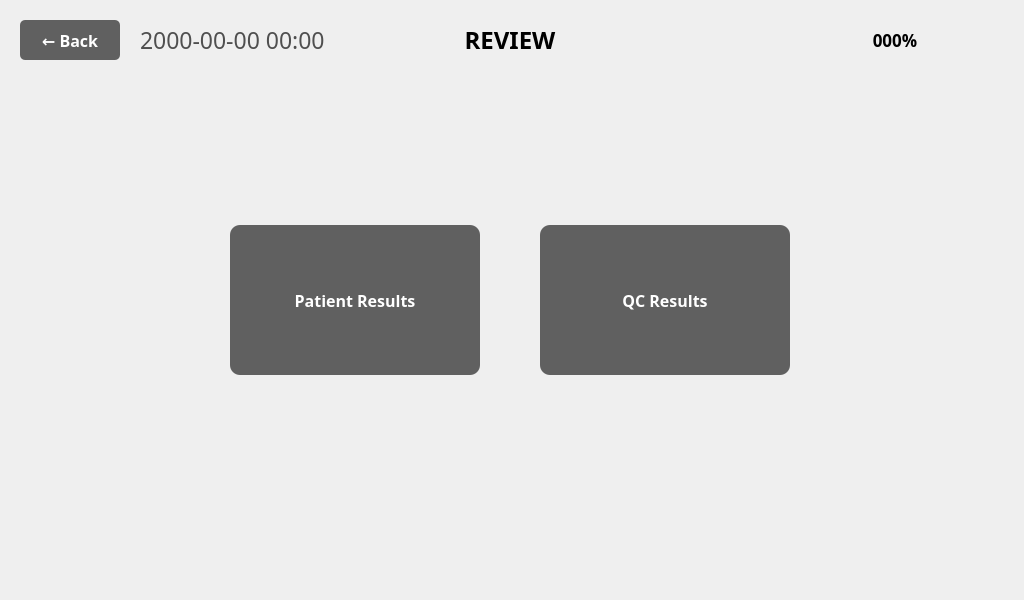
<?xml version="1.0" encoding="UTF-8"?>
<ui version="4.0">
 <class>ResultCategoryViewWindow</class>
 <widget class="QMainWindow" name="ResultCategoryViewWindow">
  <property name="geometry">
   <rect>
    <x>0</x>
    <y>0</y>
    <width>1024</width>
    <height>600</height>
   </rect>
  </property>
  <property name="windowTitle">
   <string>Result Category</string>
  </property>
  <property name="unifiedTitleAndToolBarOnMac">
   <bool>false</bool>
  </property>
  <widget class="QWidget" name="centralwidget">
   <widget class="QPushButton" name="pushButton_Back">
    <property name="geometry">
     <rect>
      <x>20</x>
      <y>20</y>
      <width>100</width>
      <height>40</height>
     </rect>
    </property>
    <property name="font">
     <font>
      <family>Pretendard</family>
      <pointsize>-1</pointsize>
      <weight>75</weight>
      <bold>true</bold>
     </font>
    </property>
    <property name="styleSheet">
     <string notr="true">QPushButton {
    background-color: #606060;
    color: white;
    border: none;
    border-radius: 5px;
    font-size: 16px;
    font-weight: bold;
}
QPushButton:hover {
    background-color: #707070;
}
QPushButton:pressed {
    background-color: #505050;
}</string>
    </property>
    <property name="text">
     <string>← Back</string>
    </property>
   </widget>
   <widget class="QLabel" name="label_DateNClock">
    <property name="geometry">
     <rect>
      <x>140</x>
      <y>20</y>
      <width>300</width>
      <height>40</height>
     </rect>
    </property>
    <property name="palette">
     <palette>
      <active>
       <colorrole role="WindowText">
        <brush brushstyle="SolidPattern">
         <color alpha="255">
          <red>79</red>
          <green>79</green>
          <blue>79</blue>
         </color>
        </brush>
       </colorrole>
      </active>
      <inactive>
       <colorrole role="WindowText">
        <brush brushstyle="SolidPattern">
         <color alpha="255">
          <red>79</red>
          <green>79</green>
          <blue>79</blue>
         </color>
        </brush>
       </colorrole>
      </inactive>
      <disabled>
       <colorrole role="WindowText">
        <brush brushstyle="SolidPattern">
         <color alpha="255">
          <red>120</red>
          <green>120</green>
          <blue>120</blue>
         </color>
        </brush>
       </colorrole>
      </disabled>
     </palette>
    </property>
    <property name="font">
     <font>
      <family>Pretendard</family>
      <pointsize>17</pointsize>
      <weight>50</weight>
      <bold>false</bold>
     </font>
    </property>
    <property name="text">
     <string>2000-00-00 00:00</string>
    </property>
    <property name="alignment">
     <set>Qt::AlignLeading|Qt::AlignLeft|Qt::AlignVCenter</set>
    </property>
   </widget>
   <widget class="QLabel" name="label_BatteryGuage">
    <property name="geometry">
     <rect>
      <x>850</x>
      <y>20</y>
      <width>80</width>
      <height>40</height>
     </rect>
    </property>
    <property name="text">
     <string/>
    </property>
    <property name="pixmap">
     <pixmap>../image/Icon/Battery_Icon-050.png</pixmap>
    </property>
    <property name="scaledContents">
     <bool>true</bool>
    </property>
   </widget>
   <widget class="QLabel" name="label_BatteryGuageTxt">
    <property name="geometry">
     <rect>
      <x>820</x>
      <y>20</y>
      <width>150</width>
      <height>40</height>
     </rect>
    </property>
    <property name="palette">
     <palette>
      <active>
       <colorrole role="WindowText">
        <brush brushstyle="SolidPattern">
         <color alpha="255">
          <red>0</red>
          <green>0</green>
          <blue>0</blue>
         </color>
        </brush>
       </colorrole>
      </active>
      <inactive>
       <colorrole role="WindowText">
        <brush brushstyle="SolidPattern">
         <color alpha="255">
          <red>0</red>
          <green>0</green>
          <blue>0</blue>
         </color>
        </brush>
       </colorrole>
      </inactive>
      <disabled>
       <colorrole role="WindowText">
        <brush brushstyle="SolidPattern">
         <color alpha="255">
          <red>120</red>
          <green>120</green>
          <blue>120</blue>
         </color>
        </brush>
       </colorrole>
      </disabled>
     </palette>
    </property>
    <property name="font">
     <font>
      <family>Pretendard</family>
      <pointsize>13</pointsize>
      <weight>75</weight>
      <bold>true</bold>
     </font>
    </property>
    <property name="text">
     <string>000%</string>
    </property>
    <property name="alignment">
     <set>Qt::AlignCenter</set>
    </property>
   </widget>
   <widget class="QLabel" name="label_Title">
    <property name="geometry">
     <rect>
      <x>420</x>
      <y>20</y>
      <width>180</width>
      <height>40</height>
     </rect>
    </property>
    <property name="palette">
     <palette>
      <active>
       <colorrole role="WindowText">
        <brush brushstyle="SolidPattern">
         <color alpha="255">
          <red>0</red>
          <green>0</green>
          <blue>0</blue>
         </color>
        </brush>
       </colorrole>
      </active>
      <inactive>
       <colorrole role="WindowText">
        <brush brushstyle="SolidPattern">
         <color alpha="255">
          <red>0</red>
          <green>0</green>
          <blue>0</blue>
         </color>
        </brush>
       </colorrole>
      </inactive>
      <disabled>
       <colorrole role="WindowText">
        <brush brushstyle="SolidPattern">
         <color alpha="255">
          <red>120</red>
          <green>120</green>
          <blue>120</blue>
         </color>
        </brush>
       </colorrole>
      </disabled>
     </palette>
    </property>
    <property name="font">
     <font>
      <family>Pretendard</family>
      <pointsize>18</pointsize>
      <weight>75</weight>
      <bold>true</bold>
     </font>
    </property>
    <property name="text">
     <string>REVIEW</string>
    </property>
    <property name="alignment">
     <set>Qt::AlignCenter</set>
    </property>
   </widget>
   <widget class="QPushButton" name="pushButton_PatientResults">
    <property name="geometry">
     <rect>
      <x>230</x>
      <y>225</y>
      <width>250</width>
      <height>150</height>
     </rect>
    </property>
    <property name="font">
     <font>
      <family>Pretendard</family>
      <pointsize>-1</pointsize>
      <weight>75</weight>
      <bold>true</bold>
     </font>
    </property>
    <property name="styleSheet">
     <string notr="true">QPushButton {
    background-color: #606060;
    color: white;
    border: none;
    border-radius: 10px;
    text-align: center;
    padding: 20px;
    font-size: 16px;
    font-weight: bold;
}
QPushButton:hover {
    background-color: #707070;
}
QPushButton:pressed {
    background-color: #505050;
}</string>
    </property>
    <property name="text">
     <string>Patient Results</string>
    </property>
   </widget>
   <widget class="QPushButton" name="pushButton_QCResults">
    <property name="geometry">
     <rect>
      <x>540</x>
      <y>225</y>
      <width>250</width>
      <height>150</height>
     </rect>
    </property>
    <property name="font">
     <font>
      <family>Pretendard</family>
      <pointsize>-1</pointsize>
      <weight>75</weight>
      <bold>true</bold>
     </font>
    </property>
    <property name="styleSheet">
     <string notr="true">QPushButton {
    background-color: #606060;
    color: white;
    border: none;
    border-radius: 10px;
    text-align: center;
    padding: 20px;
    font-size: 16px;
    font-weight: bold;
}
QPushButton:hover {
    background-color: #707070;
}
QPushButton:pressed {
    background-color: #505050;
}</string>
    </property>
    <property name="text">
     <string>QC Results</string>
    </property>
   </widget>
  </widget>
 </widget>
 <resources/>
 <connections/>
</ui>
